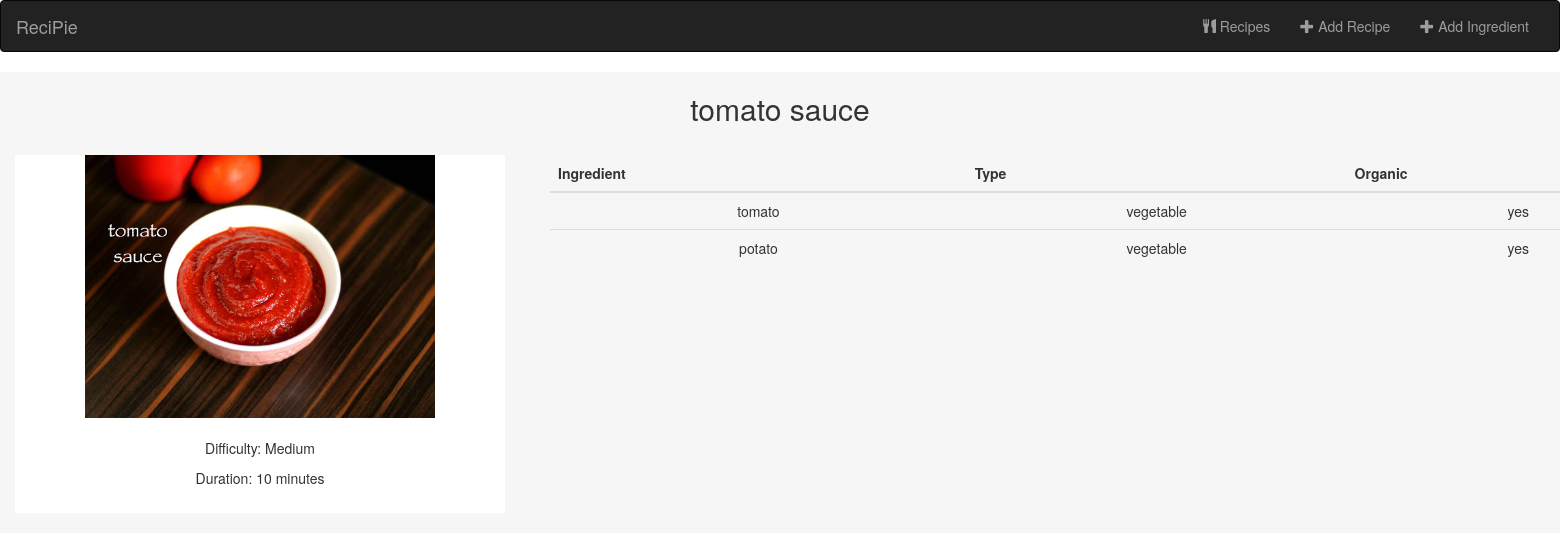
Before: /recipe/1 with the older database file.
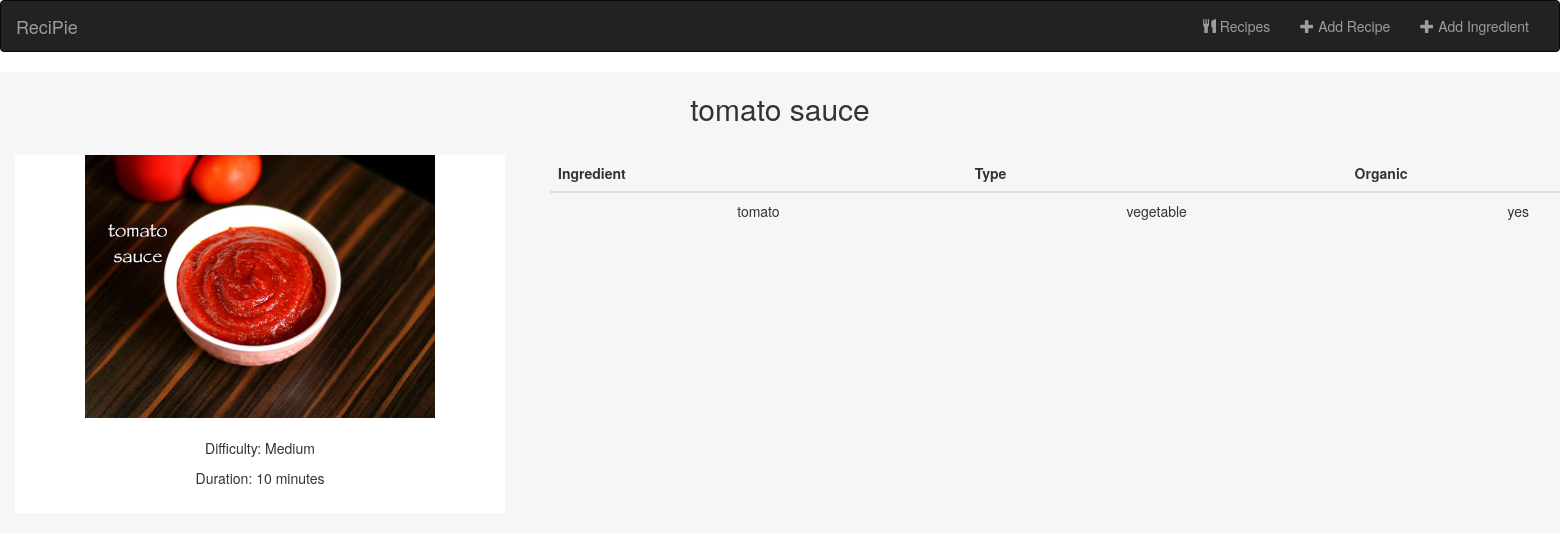
After: the same page with the newer database file.
### recipe/models.py (models this page shows, shortened)
class Ingredient(models.Model):
    name = models.CharField(max_length=250)
    ingredient_type = models.CharField(max_length=50, choices=TYPE)
    is_organic = models.BooleanField(default=True)
    user = models.ForeignKey(settings.AUTH_USER_MODEL, on_delete=models.CASCADE)

### recipe/views.py (the view)
# urls.py: url(r'^(?P<pk>[0-9]+)', views.DetailView.as_view(), name='details'),
class DetailView(generic.DetailView):  # a view for the details of a recipe
    model = Recipe
    template_name = 'recipe/details.html'

### recipe/templates/recipe/details.html (shortened to what this page needs)
{% extends 'recipe/base_template.html' %}
{% block body %}
    <div id="portfolio" class="container-fluid text-center bg-grey">
        <h2>{{ recipe.name }}</h2><br>
        <div class="row text-center slideanim">
            <div class="col-sm-4">
                <div class="thumbnail">
                    <img src="{{ recipe.recipe_image.url }}" alt="{{ recipe.name }}" width="400" height="300"><br>
                    <p>Difficulty: {{ recipe.difficulty }}</p>
                    <p>Duration: {{ recipe.duration }}</p>
                </div>
            </div>
            <div class="row text-center slideanim">
                <div class="col-sm-1">
                    <div class="container">
                        <table class="table">
                            <thead>
                            <tr>
                                <th>Ingredient</th>
                                <th>Type</th>
                                <th>Organic</th>
                            </tr>
                            </thead>
                            <tbody>
                            {% for ingredient in recipe.ingredients.all %}
                                <tr>
                                    <td>{{ ingredient.name }}</td>
                                    <td>{{ ingredient.ingredient_type }}</td>
                                    <td>
                                        {% if ingredient.is_organic %}
                                            yes
                                        {% else %}
                                            no
                                        {% endif %}
                                    </td>
                                </tr>
                            {% endfor %}
                            </tbody>
                        </table>
                    </div>
                </div>
            </div>
        </div>
    </div>
{% endblock %}

Changed rows visible on the page:
removed Ingredient: name "potato", ingredient_type "vegetable", is_organic "yes"
